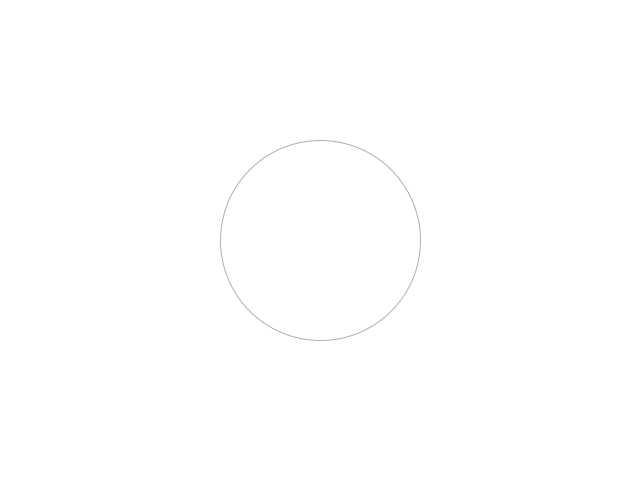
Frame 1 (no input)
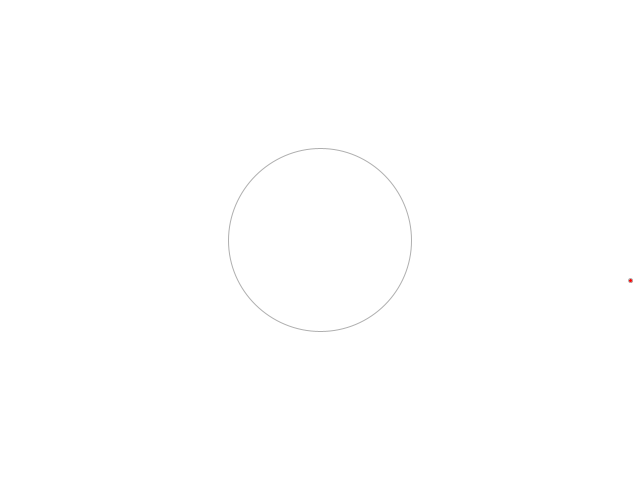
Frame 60 (the mouse pressed at the canvas centre just before this capture)
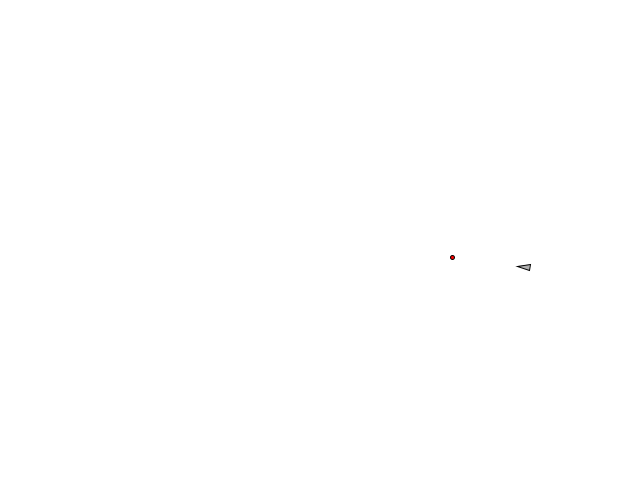
Frame 120 (the mouse held since frame 60 and released just before this capture)

The Processing sketch that drew these frames (run headless with seeded random() and noise(); from frame 60 on, the mouse is pressed at the canvas centre):

// Processing sketch: hw6_path_spiral_fail
// ── hw6_path_spiral_fail.pde
// The Nature of Code
// Daniel Shiffman
// http://natureofcode.com

// Stay Within Circle
// "Made-up" Steering behavior to stay within walls

Vehicle v;
boolean debug = true;

PVector circleposition;
float circleRadius;
float angle;
float x, y;


void setup() {
  size(640, 480);
  circleRadius = 200;
  angle = radians(80);

  v = new Vehicle(random(width), random(height));
  circleposition = new PVector(x, y);
}

void draw() {
  background(255);
  translate(width/2, height/2);
  pushMatrix();
  x = circleRadius * cos(angle);
  y = circleRadius * sin(angle);

  if (debug) {
    stroke(175);
    noFill();
    ellipse(circleposition.x, circleposition.y, circleRadius, circleRadius);
  }
  popMatrix();
  
  if (circleRadius!=0 && angle != 0) { 
    circleRadius -= .3;
    angle -= .01;
  } else{
    circleRadius = 0;
    angle = 0;
  }

  v.boundaries();
  v.run();
}

void mousePressed() {
  debug = !debug;
}

// ── Vehicle.pde
// The Nature of Code
// Daniel Shiffman
// http://natureofcode.com

class Vehicle {

  PVector position;
  PVector velocity;
  PVector acceleration;
  float r;

  float maxspeed;
  float maxforce;
  
  Vehicle(float x, float y) {
    acceleration = new PVector(0, 0);
    velocity = new PVector(1,0);
    velocity.mult(5);
    position = new PVector(x, y);
    r = 3;
    maxspeed = 3;
    maxforce = 0.15;
  }

  void run() {
    update();
    display();
  }

  // Method to update position
  void update() {
    // Update velocity
    velocity.add(acceleration);
    // Limit speed
    velocity.limit(maxspeed);
    position.add(velocity);
    // Reset accelertion to 0 each cycle
    acceleration.mult(0);
  }

  void boundaries() {

    PVector desired = null;
    
    // Predict position 25 (arbitrary choice) frames ahead
    PVector predict = velocity.get();
    predict.mult(25);
    PVector futureposition = PVector.add(position, predict);
    float distance = PVector.dist(futureposition,circleposition);
    
    if (distance > circleRadius) {
      PVector toCenter = PVector.sub(circleposition,position);
      toCenter.normalize();
      toCenter.mult(velocity.mag());
      desired = PVector.add(velocity,toCenter);
      desired.normalize();
      desired.mult(maxspeed);
    }

    if (desired != null) {
      PVector steer = PVector.sub(desired, velocity);
      steer.limit(maxforce);
      applyForce(steer);
    }
    
    fill(255,0,0);
    ellipse(futureposition.x,futureposition.y,4,4);
    
  }  

  void applyForce(PVector force) {
    // We could add mass here if we want A = F / M
    acceleration.add(force);
  }


  void display() {
    // Draw a triangle rotated in the direction of velocity
    float theta = velocity.heading2D() + radians(90);
    fill(175);
    stroke(0);
    pushMatrix();
    translate(position.x, position.y);
    rotate(theta);
    beginShape(TRIANGLES);
    vertex(0, -r*2);
    vertex(-r, r*2);
    vertex(r, r*2);
    endShape();
    popMatrix();
  }
}
